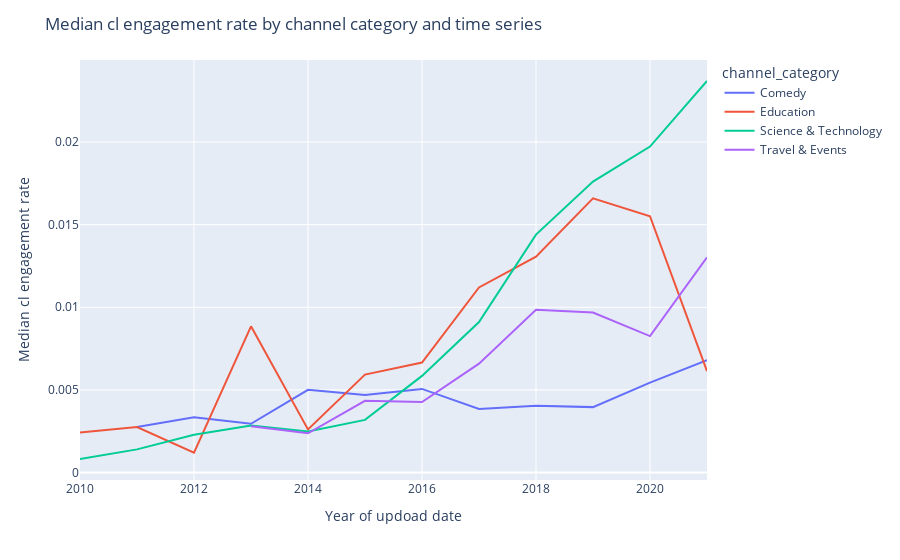

This figure's notebook cell:
### Markdown cell above
### cl_engagement_rate

### Code cell
fig = px.line(channel_cate_by_time_series_df, x='upload_date_by_year', y='median_cl_engagement_rate', color='channel_category')
fig.update_layout(title="Median cl engagement rate by channel category and time series")
fig.update_layout(xaxis_title="Year of updoad date")
fig.update_layout(yaxis_title="Median cl engagement rate")
fig.show()

### Figure 1 — Plotly figure (JSON) as saved in the notebook; plotly's stock layout.template omitted (floating-point values rounded to 4 significant figures)
{"data": [{"hovertemplate": "channel_category=Comedy<br>upload_date_by_year=%{x}<br>median_cl_engagement_rate=%{y}<extra></extra>", "legendgroup": "Comedy", "line": {"color": "#636efa", "dash": "solid"}, "marker": {"symbol": "circle"}, "mode": "lines", "name": "Comedy", "orientation": "v", "showlegend": true, "type": "scatter", "x": [2011, 2012, 2013, 2014, 2015, 2016, 2017, 2018, 2019, 2020, 2021], "xaxis": "x", "y": [0.002753, 0.003349, 0.002951, 0.005004, 0.004689, 0.00506, 0.003848, 0.004044, 0.00396, 0.005443, 0.006802], "yaxis": "y"}, {"hovertemplate": "channel_category=Education<br>upload_date_by_year=%{x}<br>median_cl_engagement_rate=%{y}<extra></extra>", "legendgroup": "Education", "line": {"color": "#EF553B", "dash": "solid"}, "marker": {"symbol": "circle"}, "mode": "lines", "name": "Education", "orientation": "v", "showlegend": true, "type": "scatter", "x": [2010, 2011, 2012, 2013, 2014, 2015, 2016, 2017, 2018, 2019, 2020, 2021], "xaxis": "x", "y": [0.00242, 0.002754, 0.001211, 0.008846, 0.002614, 0.005929, 0.006655, 0.0112, 0.01306, 0.01659, 0.01551, 0.006137], "yaxis": "y"}, {"hovertemplate": "channel_category=Science & Technology<br>upload_date_by_year=%{x}<br>median_cl_engagement_rate=%{y}<extra></extra>", "legendgroup": "Science & Technology", "line": {"color": "#00cc96", "dash": "solid"}, "marker": {"symbol": "circle"}, "mode": "lines", "name": "Science & Technology", "orientation": "v", "showlegend": true, "type": "scatter", "x": [2010, 2011, 2012, 2013, 2014, 2015, 2016, 2017, 2018, 2019, 2020, 2021], "xaxis": "x", "y": [0.0008208, 0.001403, 0.002292, 0.00285, 0.002487, 0.003188, 0.005849, 0.009103, 0.0144, 0.0176, 0.01972, 0.02369], "yaxis": "y"}, {"hovertemplate": "channel_category=Travel & Events<br>upload_date_by_year=%{x}<br>median_cl_engagement_rate=%{y}<extra></extra>", "legendgroup": "Travel & Events", "line": {"color": "#ab63fa", "dash": "solid"}, "marker": {"symbol": "circle"}, "mode": "lines", "name": "Travel & Events", "orientation": "v", "showlegend": true, "type": "scatter", "x": [2013, 2014, 2015, 2016, 2017, 2018, 2019, 2020, 2021], "xaxis": "x", "y": [0.002808, 0.002379, 0.004342, 0.004264, 0.006589, 0.009843, 0.009678, 0.008258, 0.01302], "yaxis": "y"}], "layout": {"legend": {"title": {"text": "channel_category"}, "tracegroupgap": 0}, "margin": {"t": 60}, "title": {"text": "Median cl engagement rate by channel category and time series"}, "xaxis": {"anchor": "y", "domain": [0, 1], "title": {"text": "Year of updoad date"}}, "yaxis": {"anchor": "x", "domain": [0, 1], "title": {"text": "Median cl engagement rate"}}}}
